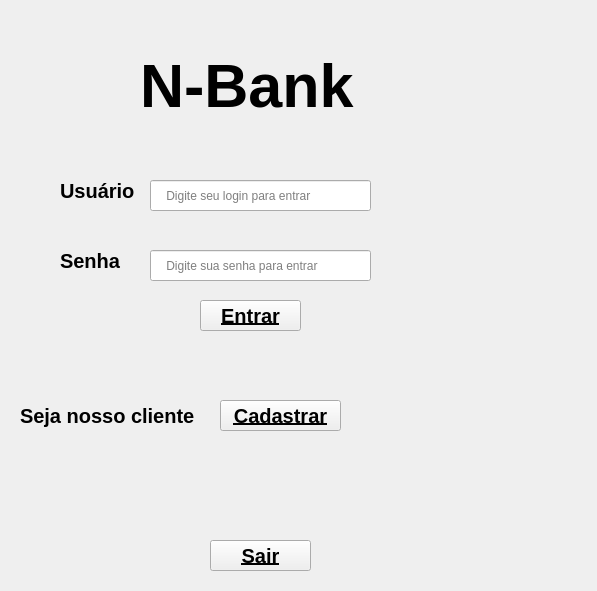
<?xml version="1.0" encoding="UTF-8"?>
<ui version="4.0">
 <class>Form</class>
 <widget class="QWidget" name="Form">
  <property name="geometry">
   <rect>
    <x>0</x>
    <y>0</y>
    <width>597</width>
    <height>591</height>
   </rect>
  </property>
  <property name="windowTitle">
   <string>Form</string>
  </property>
  <property name="styleSheet">
   <string notr="true"/>
  </property>
  <widget class="QLabel" name="label">
   <property name="geometry">
    <rect>
     <x>140</x>
     <y>40</y>
     <width>241</width>
     <height>91</height>
    </rect>
   </property>
   <property name="font">
    <font>
     <pointsize>46</pointsize>
     <weight>75</weight>
     <bold>true</bold>
    </font>
   </property>
   <property name="text">
    <string>N-Bank</string>
   </property>
  </widget>
  <widget class="QLabel" name="label_2">
   <property name="geometry">
    <rect>
     <x>60</x>
     <y>170</y>
     <width>91</width>
     <height>41</height>
    </rect>
   </property>
   <property name="font">
    <font>
     <pointsize>15</pointsize>
     <weight>75</weight>
     <bold>true</bold>
    </font>
   </property>
   <property name="text">
    <string>Usuário</string>
   </property>
  </widget>
  <widget class="QLabel" name="label_3">
   <property name="geometry">
    <rect>
     <x>60</x>
     <y>240</y>
     <width>71</width>
     <height>41</height>
    </rect>
   </property>
   <property name="font">
    <font>
     <pointsize>15</pointsize>
     <weight>75</weight>
     <bold>true</bold>
    </font>
   </property>
   <property name="text">
    <string>Senha</string>
   </property>
  </widget>
  <widget class="QLineEdit" name="lineEdit">
   <property name="geometry">
    <rect>
     <x>150</x>
     <y>180</y>
     <width>221</width>
     <height>31</height>
    </rect>
   </property>
   <property name="placeholderText">
    <string>    Digite seu login para entrar</string>
   </property>
  </widget>
  <widget class="QLineEdit" name="lineEdit_2">
   <property name="geometry">
    <rect>
     <x>150</x>
     <y>250</y>
     <width>221</width>
     <height>31</height>
    </rect>
   </property>
   <property name="placeholderText">
    <string>    Digite sua senha para entrar</string>
   </property>
  </widget>
  <widget class="QPushButton" name="pushButton">
   <property name="geometry">
    <rect>
     <x>200</x>
     <y>300</y>
     <width>101</width>
     <height>31</height>
    </rect>
   </property>
   <property name="font">
    <font>
     <pointsize>15</pointsize>
     <weight>75</weight>
     <bold>true</bold>
     <underline>true</underline>
    </font>
   </property>
   <property name="text">
    <string>Entrar</string>
   </property>
  </widget>
  <widget class="QLabel" name="label_4">
   <property name="geometry">
    <rect>
     <x>20</x>
     <y>400</y>
     <width>191</width>
     <height>31</height>
    </rect>
   </property>
   <property name="font">
    <font>
     <pointsize>15</pointsize>
     <weight>75</weight>
     <bold>true</bold>
    </font>
   </property>
   <property name="text">
    <string>Seja nosso cliente</string>
   </property>
  </widget>
  <widget class="QPushButton" name="pushButton_2">
   <property name="geometry">
    <rect>
     <x>220</x>
     <y>400</y>
     <width>121</width>
     <height>31</height>
    </rect>
   </property>
   <property name="font">
    <font>
     <pointsize>15</pointsize>
     <weight>75</weight>
     <bold>true</bold>
     <underline>true</underline>
    </font>
   </property>
   <property name="text">
    <string>Cadastrar</string>
   </property>
  </widget>
  <widget class="QPushButton" name="pushButton_3">
   <property name="geometry">
    <rect>
     <x>210</x>
     <y>540</y>
     <width>101</width>
     <height>31</height>
    </rect>
   </property>
   <property name="font">
    <font>
     <pointsize>15</pointsize>
     <weight>75</weight>
     <bold>true</bold>
     <underline>true</underline>
    </font>
   </property>
   <property name="text">
    <string>Sair</string>
   </property>
  </widget>
 </widget>
 <resources/>
 <connections/>
</ui>
